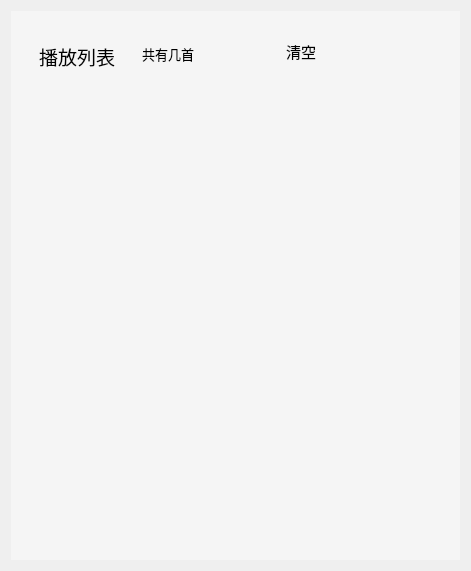
   <widget class="QWidget" name="widget_list" native="true">
    <property name="geometry">
     <rect>
      <x>785</x>
      <y>190</y>
      <width>471</width>
      <height>571</height>
     </rect>
    </property>
    <layout class="QHBoxLayout" name="horizontalLayout">
     <item>
      <widget class="QWidget" name="widget" native="true">
       <property name="styleSheet">
        <string notr="true">background-color: rgb(245, 245, 245);</string>
       </property>
       <widget class="QPushButton" name="pb_clear">
        <property name="geometry">
         <rect>
          <x>260</x>
          <y>30</y>
          <width>60</width>
          <height>20</height>
         </rect>
        </property>
        <property name="font">
         <font>
          <family>楷体</family>
          <pointsize>11</pointsize>
         </font>
        </property>
        <property name="styleSheet">
         <string notr="true">QPushButton {
    background-color: transparent;
    color: black;
    border-radius: 15px;
}
QPushButton:hover {
    background-color: #abc;
    color: white;
}
QPushButton:pressed {
    background-color: #d95b3e;
}</string>
        </property>
        <property name="text">
         <string>清空</string>
        </property>
        <property name="icon">
         <iconset resource="images.qrc">
          <normaloff>:/PopWidget/images/PopWidget/playlist/btn_delete.png</normaloff>:/PopWidget/images/PopWidget/playlist/btn_delete.png</iconset>
        </property>
        <property name="flat">
         <bool>true</bool>
        </property>
       </widget>
       <widget class="QLabel" name="lb_totalSong">
        <property name="geometry">
         <rect>
          <x>131</x>
          <y>34</y>
          <width>72</width>
          <height>17</height>
         </rect>
        </property>
        <property name="font">
         <font>
          <family>楷体</family>
          <pointsize>10</pointsize>
         </font>
        </property>
        <property name="text">
         <string>共有几首</string>
        </property>
       </widget>
       <widget class="QLabel" name="label_2">
        <property name="geometry">
         <rect>
          <x>28</x>
          <y>34</y>
          <width>96</width>
          <height>23</height>
         </rect>
        </property>
        <property name="font">
         <font>
          <family>楷体</family>
          <pointsize>14</pointsize>
         </font>
        </property>
        <property name="text">
         <string>播放列表</string>
        </property>
       </widget>
       <widget class="QListWidget" name="lw_playList">
        <property name="geometry">
         <rect>
          <x>-10</x>
          <y>70</y>
          <width>451</width>
          <height>471</height>
         </rect>
        </property>
        <property name="styleSheet">
         <string notr="true">QListWidget {
	background-color: rgb(245, 245, 245);

    border: none;
    border-radius: 12px;
    outline: 0;
    font-family: &quot;Microsoft YaHei&quot;, &quot;楷体&quot;, &quot;Segoe UI&quot;;
    font-size: 14px;
    padding: 8px 0px;
}

/* 项（Item）默认样式 */
QListWidget::item {
    background-color: transparent;
    color: black;
    padding: 10px 16px;
    border-bottom: 1px solid rgba(255, 255, 255, 0.05);
    margin: 2px 8px;
    border-radius: 8px;
}

/* 悬停效果 */
QListWidget::item:hover {
    background-color: #3a3e42;
    color: white;
    border-left: 4px solid #ff7e5e;
    padding-left: 12px;
}

/* 当前选中项（正在播放） */
QListWidget::item:selected {
    background-color: qlineargradient(x1:0, y1:0, x2:1, y2:0,
        stop:0 #ff7e5e, stop:1 #feb47b);
    color: white;
    font-weight: bold;
    border-left: 4px solid #ffd966;
    padding-left: 12px;
}

/* 去掉焦点虚线框 */
QListWidget:focus {
    outline: none;
}

/* 滚动条美化（可选） */
QListWidget::scroll-bar:vertical {
    background: #1e2124;
    width: 10px;
    border-radius: 5px;
    margin: 2px;
}
QListWidget::scroll-bar:handle:vertical {
    background: #5a5e62;
    border-radius: 5px;
    min-height: 30px;
}
QListWidget::scroll-bar:handle:vertical:hover {
    background: #ff7e5e;
}
QListWidget::scroll-bar:add-line, QListWidget::scroll-bar:sub-line {
    height: 0px;
}</string>
        </property>
        <property name="selectionRectVisible">
         <bool>false</bool>
        </property>
       </widget>
      </widget>
     </item>
    </layout>
   </widget>
